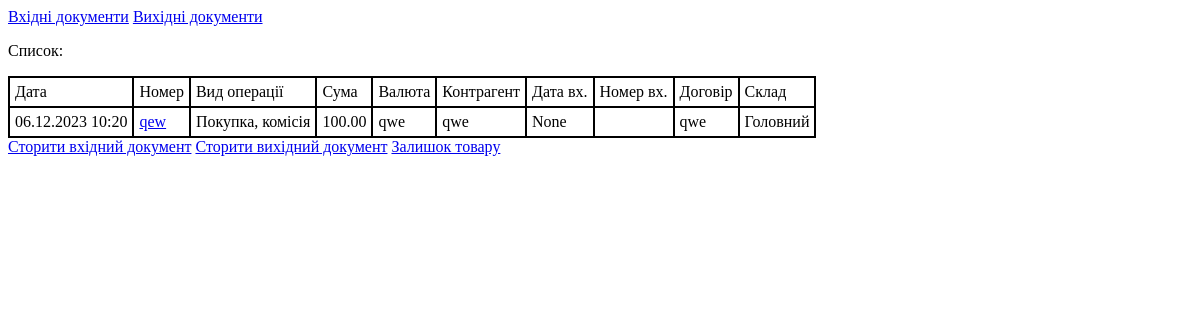
The page / on the database its author committed.
### product_manager/models.py (models this page shows)
class DocumentInput(models.Model):
    date = models.DateTimeField()
    number = models.CharField(max_length=300)
    operation_options = [
        ('Покупка, комісія', 'Покупка, комісія'),
        ('Об\'єкти будівництва', 'Об\'єкти будівництва'),
        ('У переробку', 'У переробку'),
    ]
    operation = models.CharField(max_length=300, choices=operation_options)
    sum = models.DecimalField(max_digits=15, decimal_places=2, null=True)
    currency = models.CharField(max_length=300)
    contractor = models.CharField(max_length=300)
    entry_date = models.DateTimeField(null=True, blank=True)
    entry_number = models.CharField(max_length=300, null=True, blank=True)
    contract = models.CharField(max_length=300)
    storage = models.ForeignKey(Storage, on_delete=models.CASCADE, related_name='document_input', null=True)
    def __str__(self):
        return self.number

class Storage(models.Model):
    storage = models.CharField(max_length=300)
    def __str__(self):
        return self.storage

### product_manager/views.py (the view)
# urls.py: path('', views.DocumentInputListView.as_view, name='main'),
    @classonlymethod
    def as_view(cls, *args, **kwargs):
        self = cls(*args, **kwargs)
        return self.response(*args, **kwargs)

### product_manager/views.py (called while the page is built)
    def response(self, *args, **kwargs):
        self.ajax = self.request.headers.get('X-Requested-With') == 'XMLHttpRequest'
        print('request: ', self.request)
        print('template: ', self.template)
        print('result: ', self.result)
        if self.ajax:
            html_render = render(self.request, self.template, self.result)
            self._response_body = JsonResponse({'data': html_render.content.decode('utf-8')})
        else:
            self._response_body = render(self.request, self.template, self.result)
        return self._response_body

    def get_queryset(self, *args, **kwargs):
        if self.model._meta.__class__ == models.options.Options:  # проверка на соответсвие объекта модели django
            self.result[self.__list_name] = self.model.objects.all()
        else:
            raise TypeError(f"<{self.__class__.__name__}> must contain model")

### product_manager/templates/index.html (shortened to what this page needs)
<!DOCTYPE html>
<html>
    <head>
    </head>
    <body>
        <div class="main_container">
            <a href="{% url 'main' %}">Вхідні документи</a>
            <a href="{% url 'document-output' %}">Вихідні документи</a>
            <p>Список: </p>
                <table>
                    <tr>
                        <td>Дата</td>
                        <td>Номер</td>
                        <td>Вид операції</td>
                        <td>Сума</td>
                        <td>Валюта</td>
                        {% if document_type == 'input' %}
                            <td>Контрагент</td>
                            <td>Дата вх.</td>
                            <td>Номер вх.</td>
                            <td>Договір</td>
                        {% elif document_type == 'output' %}
                            <td>Організація.</td>
                            <td>Відповідальний</td>
                            <td>Договір</td>
                        {% endif %}
                        <td>Склад</td>
                    </tr>
                    {% for document in documents %}
                    <tr>
                        <td>{{ document.date|date:"d.m.Y H:i" }}</td>
                        {% if document_type == 'input' %}
                        <td><a href="{% url 'document_input_view' document.id %}">
                            {{ document.number }}</a>
                        </td>
                        {% elif document_type == 'output' %}
                        <td><a href="{% url 'document_output_view' document.id %}">
                            {{ document.number }}</a>
                        </td>
                        {% endif %}
                        <td>{{ document.operation }}</td>
                        <td>{{ document.sum }}</td>
                        <td>{{ document.currency }}</td>
                        {% if document_type == 'input' %}
                            <td>{{ document.contractor }}</td>
                            <td>{{ document.entry_date }}</td>
                            <td>{{ document.entry_number }}</td>
                            <td>{{ document.contract }}</td>
                        {% elif document_type == 'output' %}
                            <td>{{ document.organization }}</td>
                            <td>{{ document.contract }}</td>
                            <td>{{ document.accountable }}</td>
                        {% endif %}
                        <td>{{ document.storage }}</td>
                    </tr>
                    {% endfor %}
                </table>
            <a href="{% url 'create-document-input' %}">Сторити вхідний документ</a>
            <a href="{% url 'create-document-output' %}">Сторити вихідний документ</a>
            <a href="{% url 'products-balance' %}">Залишок товару</a>
        </div>
    </body>
    {% load static %}
</html>

### product_manager/templates/index.html (style rules this page uses)
html { box-sizing: border-box; }
*, *::before, *::after { box-sizing: inherit; }
table { border-collapse: collapse; display: grid; }
td, .product_columns_name div, .multi_form_product > *, .service_input_columns_name div, .multi_form_service_input > *, .service_output_columns_name div, .multi_form_service_output > * { border: 2px solid black; padding: 5px; }

### rows shown on the page
DocumentInput: date "06.12.2023 10:20", number "qew", operation "Покупка, комісія", sum "100.00", currency "qwe", contractor "qwe", entry_date "None", contract "qwe", storage "Головний"
